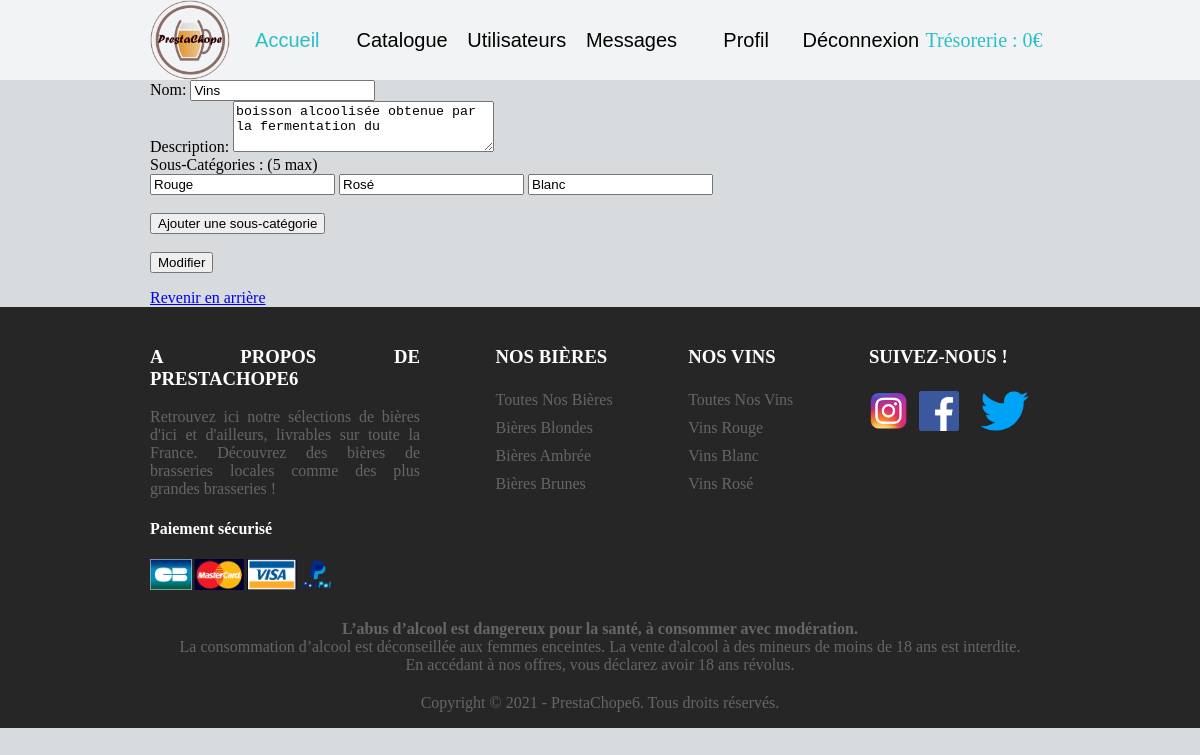
Page /PrestaChope/index.php?page=modifCatégorie&caté=3 (signed in) on the earlier database version.
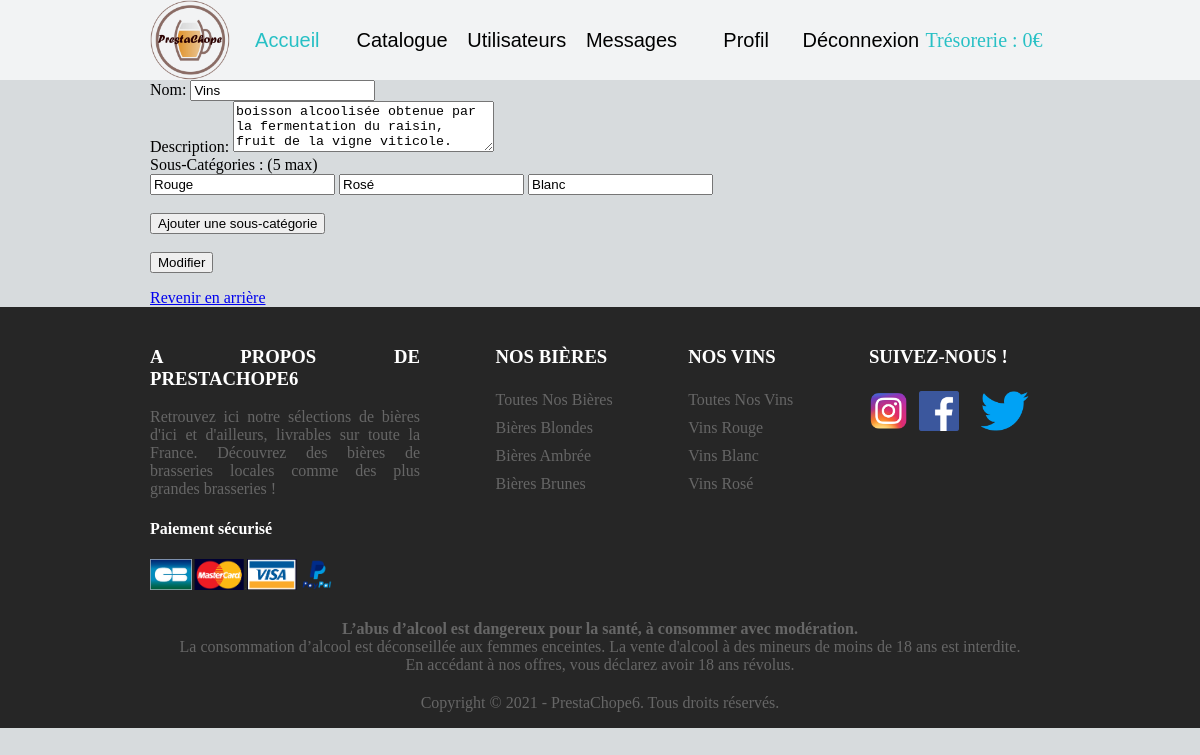
Same page on the later database version.
### tables this page shows
CREATE TABLE categories(
        Id          Int  Auto_increment  NOT NULL ,
        nom         Varchar (50) NOT NULL ,
        description Varchar (100) NOT NULL
	,CONSTRAINT categories_PK PRIMARY KEY (Id)
);

### PrestaChope/pages/catégories/ControllerCatégories.php (called while the page is built, shortened)
<?php
require_once('DAO/CatégoriesDAO.php');
class ControllerCatégories {
    function includeViewModifCatégorie(){
        require_once('ModifCatégorie.php');
    }
}

### PrestaChope/index.php (called while the page is built, shortened)
<?php
require_once('header.php');
$page = "accueil";
if (!empty($_GET['page'])) {
    $page = $_GET['page'];
}
SuperController::callPage($page);
require_once('footer.php');
?>

### PrestaChope/DAO/CatégoriesDAO.php (called while the page is built, shortened)
<?php
require_once('DTO/CatégoriesDTO.php');
require_once('DTO/SousCatégoriesDTO.php');
Class CatégoriesDAO {
    static function SearchSousCatégories($id) {
        $bdd = DataBaseLinker::getConnexion();
        $reponse = $bdd->prepare('Select * from souscategories where Id_Categories = ?');
        $reponse->execute(array($id));
        $scat = $reponse->fetchAll();
        if ($scat) {
            $tab = [];
            foreach ($scat as $sous_caté) {
                $souscat = new SousCatégoriesDTO();
                $souscat->setId($sous_caté['Id']);
                $souscat->setNom($sous_caté['nom']);
                $tab[] = $souscat;
            }
            return $tab;
        }
        else {
            return null;
        }
    }
    static function SearchCatégoriesByIdAndSousCatégories($id) {
        $bdd = DataBaseLinker::getConnexion();
        $state = $bdd->prepare('SELECT * from categories where Id= ?');
        $state->execute(array($id));
        $catégorie = $state->fetchAll();
        $cate = new CatégoriesDTO();
        foreach ($catégorie as $cat) {
            $cate->setId($cat['Id']);
            $cate->setNom($cat['nom']);
            $cate->setDescription($cat['description']);
            $scaté = self::SearchSousCatégories($cat['Id']);
            $cate->setSouscatégories($scaté);
        }
        return $cate;
    }
}

### PrestaChope/DTO/CatégoriesDTO.php (called while the page is built, shortened)
<?php
Class CatégoriesDTO {
    private $nom;
    private $description;
    private $souscatégories = [];
    function getNom() {
        return $this->nom;
    }
    function getDescription() {
        return $this->description;
    }
    function getSouscatégories() {
        return $this->souscatégories;
    }
    function setNom($nom): void {
        $this->nom = $nom;
    }
    function setDescription($description): void {
        $this->description = $description;
    }
    function setSouscatégories($souscatégories): void {
        $this->souscatégories = $souscatégories;
    }
}

### PrestaChope/DTO/SousCatégoriesDTO.php (called while the page is built, shortened)
<?php
Class SousCatégoriesDTO{
    private $nom;
    function getNom() {
        return $this->nom;
    }
    function setNom($nom): void {
        $this->nom = $nom;
    }
}

### PrestaChope/pages/catégories/ModifCatégorie.php (the view, shortened to what this page needs)
<html>
    <head>
        <link rel="stylesheet" href="assets/css/modifcate.css"/>
    </head>
    <body>
        <main>
            <?php
            $caté = CatégoriesDAO::SearchCatégoriesByIdAndSousCatégories($_GET['caté']);
            ?>
            <form action="index.php?page=modifCatégorie" id="modifForm" method="post">
                <label for="#nom">Nom: </label>
                <input id="nom" type="text" name="nom" value="<?php echo $caté->getNom(); ?>"><br>
                <label for="#description">Description: </label>
                <textarea id="description" name="description" rows="3" cols="30"><?php echo $caté->getDescription(); ?></textarea><br>
                Sous-Catégories : (5 max) <br>
                <div id="sousCaté">
                    <?php
                    if ($caté->getSouscatégories() != null) {
                        foreach ($caté->getSouscatégories() as $souscaté) {
                            ?>
                            <input type="text" name="sousCaté[]" value="<?php echo $souscaté->getNom(); ?>" >
                            <?php
                        }
                    }
                    ?>
                </div>
                <br>
                <input id="btnAdd" type="button" value="Ajouter une sous-catégorie" >
                <br><br>
                <input type="submit" value="Modifier">
            </form>
            <a href="index.php?page=catégories">Revenir en arrière</a>
        </main>
    </body>
</html>

Differences in the rows shown:
changed categories "Vins": description "boisson alcoolisée obtenue par la fermentation du" → "boisson alcoolisée obtenue par la fermentation du raisin, fruit de la vigne viticole."
